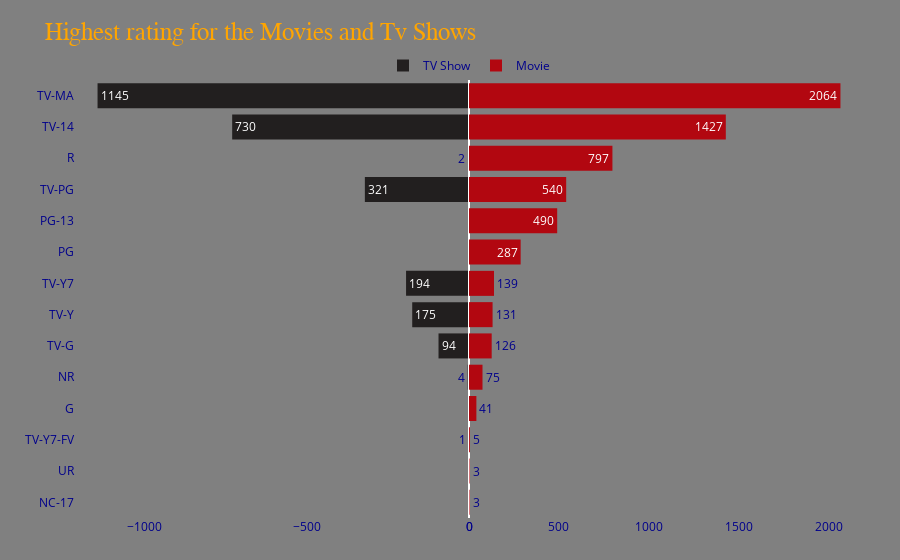

Notebook code for this chart:
### Markdown cell above
#### highest ratings of tv shows and movies

### Code cell
copy = file.copy()

rating_show = copy[copy['type']=='TV Show'][['rating', 'type']].rename(columns={'type':'tv_show'})
rating_movies = copy[copy['type']=='Movie'][['rating', 'type']].rename(columns={'type':'movie'})


rating_show = pd.DataFrame(rating_show.rating.value_counts()).reset_index().rename(columns={'index':'tv_show'})
rating_show['rating_final'] = rating_show['rating'] 
# making rating column value negative
rating_show['rating'] *= -1


rating_movies = pd.DataFrame(rating_movies.rating.value_counts()).reset_index().rename(columns={'index':'movie'})
figure = make_subplots(rows=1, cols=2, specs=[[{}, {}]], shared_yaxes=True, horizontal_spacing=0)
# bar plot for tv shows
figure.append_trace(go.Bar(x=rating_show.rating, y=rating_show.tv_show, orientation='h', showlegend=True, 
                        text=rating_show.rating_final, name='TV Show', marker_color='#221f1f'), 1, 1)
# bar plot for movies
figure.append_trace(go.Bar(x=rating_movies.rating, y=rating_movies.movie, orientation='h', showlegend=True, text=rating_movies.rating,
                        name='Movie', marker_color='#b20710'), 1, 2)
figure.update_xaxes(showgrid=False)
figure.update_yaxes(showgrid=False, categoryorder='total ascending', ticksuffix=' ', showline=False)
figure.update_traces(hovertemplate=None, marker=dict(line=dict(width=0)))
figure.update_layout(title="Highest rating for the Movies and Tv Shows",
                  margin=dict(t=80, b=0, l=70, r=40),
                  hovermode="y unified", 
                  xaxis_title=' ', yaxis_title=" ",
                  plot_bgcolor='grey', paper_bgcolor='grey',
                  title_font=dict(size=25, color='orange', family="Bazooka"),
                  font=dict(color='darkblue'),
                  legend=dict(orientation="h", yanchor="bottom", y=1, xanchor="center", x=0.5),
                  hoverlabel=dict(bgcolor="white", font_size=12, font_family="Tisa"))

### Figure 1 — Plotly figure (JSON) as saved in the notebook; plotly's stock layout.template omitted (floating-point values rounded to 4 significant figures)
{"data": [{"marker": {"color": "#221f1f", "line": {"width": 0}}, "name": "TV Show", "orientation": "h", "showlegend": true, "text": [1145, 730, 321, 194, 175, 94, 4, 2, 1], "type": "bar", "x": [-1145, -730, -321, -194, -175, -94, -4, -2, -1], "xaxis": "x", "y": ["TV-MA", "TV-14", "TV-PG", "TV-Y7", "TV-Y", "TV-G", "NR", "R", "TV-Y7-FV"], "yaxis": "y"}, {"marker": {"color": "#b20710", "line": {"width": 0}}, "name": "Movie", "orientation": "h", "showlegend": true, "text": [2064, 1427, 797, 540, 490, 287, 139, 131, 126, 75, 41, 5, 3, 3], "type": "bar", "x": [2064, 1427, 797, 540, 490, 287, 139, 131, 126, 75, 41, 5, 3, 3], "xaxis": "x2", "y": ["TV-MA", "TV-14", "R", "TV-PG", "PG-13", "PG", "TV-Y7", "TV-Y", "TV-G", "NR", "G", "TV-Y7-FV", "NC-17", "UR"], "yaxis": "y2"}], "layout": {"font": {"color": "darkblue"}, "hoverlabel": {"bgcolor": "white", "font": {"family": "Tisa", "size": 12}}, "hovermode": "y unified", "legend": {"orientation": "h", "x": 0.5, "xanchor": "center", "y": 1, "yanchor": "bottom"}, "margin": {"b": 0, "l": 70, "r": 40, "t": 80}, "paper_bgcolor": "grey", "plot_bgcolor": "grey", "title": {"font": {"color": "orange", "family": "Bazooka", "size": 25}, "text": "Highest rating for the Movies and Tv Shows"}, "xaxis": {"anchor": "y", "domain": [0, 0.5], "showgrid": false, "title": {"text": " "}}, "xaxis2": {"anchor": "y2", "domain": [0.5, 1], "showgrid": false}, "yaxis": {"anchor": "x", "categoryorder": "total ascending", "domain": [0, 1], "showgrid": false, "showline": false, "ticksuffix": " ", "title": {"text": " "}}, "yaxis2": {"anchor": "x2", "categoryorder": "total ascending", "domain": [0, 1], "matches": "y", "showgrid": false, "showline": false, "showticklabels": false, "ticksuffix": " "}}}
